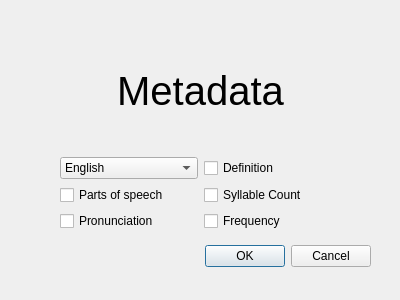
<?xml version="1.0" encoding="UTF-8"?>
<ui version="4.0">
 <class>Dialog</class>
 <widget class="QDialog" name="Dialog">
  <property name="geometry">
   <rect>
    <x>0</x>
    <y>0</y>
    <width>400</width>
    <height>300</height>
   </rect>
  </property>
  <property name="windowTitle">
   <string>Metadata Parameters</string>
  </property>
  <widget class="QDialogButtonBox" name="buttonBox">
   <property name="geometry">
    <rect>
     <x>30</x>
     <y>240</y>
     <width>341</width>
     <height>32</height>
    </rect>
   </property>
   <property name="orientation">
    <enum>Qt::Horizontal</enum>
   </property>
   <property name="standardButtons">
    <set>QDialogButtonBox::Cancel|QDialogButtonBox::Ok</set>
   </property>
  </widget>
  <widget class="QWidget" name="verticalLayoutWidget">
   <property name="geometry">
    <rect>
     <x>60</x>
     <y>30</y>
     <width>281</width>
     <height>201</height>
    </rect>
   </property>
   <layout class="QVBoxLayout" name="verticalLayout">
    <item>
     <widget class="QLabel" name="label">
      <property name="font">
       <font>
        <pointsize>30</pointsize>
       </font>
      </property>
      <property name="text">
       <string>Metadata</string>
      </property>
      <property name="alignment">
       <set>Qt::AlignCenter</set>
      </property>
     </widget>
    </item>
    <item>
     <layout class="QGridLayout" name="gridLayout">
      <item row="2" column="1">
       <widget class="QCheckBox" name="frequency">
        <property name="text">
         <string>Frequency</string>
        </property>
       </widget>
      </item>
      <item row="2" column="0">
       <widget class="QCheckBox" name="pronunciation">
        <property name="text">
         <string>Pronunciation</string>
        </property>
       </widget>
      </item>
      <item row="1" column="1">
       <widget class="QCheckBox" name="syllable_count">
        <property name="text">
         <string>Syllable Count</string>
        </property>
       </widget>
      </item>
      <item row="1" column="0">
       <widget class="QCheckBox" name="parts_of_speech">
        <property name="text">
         <string>Parts of speech</string>
        </property>
       </widget>
      </item>
      <item row="0" column="1">
       <widget class="QCheckBox" name="definition">
        <property name="text">
         <string>Definition</string>
        </property>
       </widget>
      </item>
      <item row="0" column="0">
       <widget class="QComboBox" name="english_spanish">
        <item>
         <property name="text">
          <string>English</string>
         </property>
        </item>
        <item>
         <property name="text">
          <string>Spanish</string>
         </property>
        </item>
       </widget>
      </item>
     </layout>
    </item>
   </layout>
  </widget>
 </widget>
 <resources/>
 <connections>
  <connection>
   <sender>buttonBox</sender>
   <signal>accepted()</signal>
   <receiver>Dialog</receiver>
   <slot>accept()</slot>
   <hints>
    <hint type="sourcelabel">
     <x>248</x>
     <y>254</y>
    </hint>
    <hint type="destinationlabel">
     <x>157</x>
     <y>274</y>
    </hint>
   </hints>
  </connection>
  <connection>
   <sender>buttonBox</sender>
   <signal>rejected()</signal>
   <receiver>Dialog</receiver>
   <slot>reject()</slot>
   <hints>
    <hint type="sourcelabel">
     <x>316</x>
     <y>260</y>
    </hint>
    <hint type="destinationlabel">
     <x>286</x>
     <y>274</y>
    </hint>
   </hints>
  </connection>
 </connections>
</ui>
